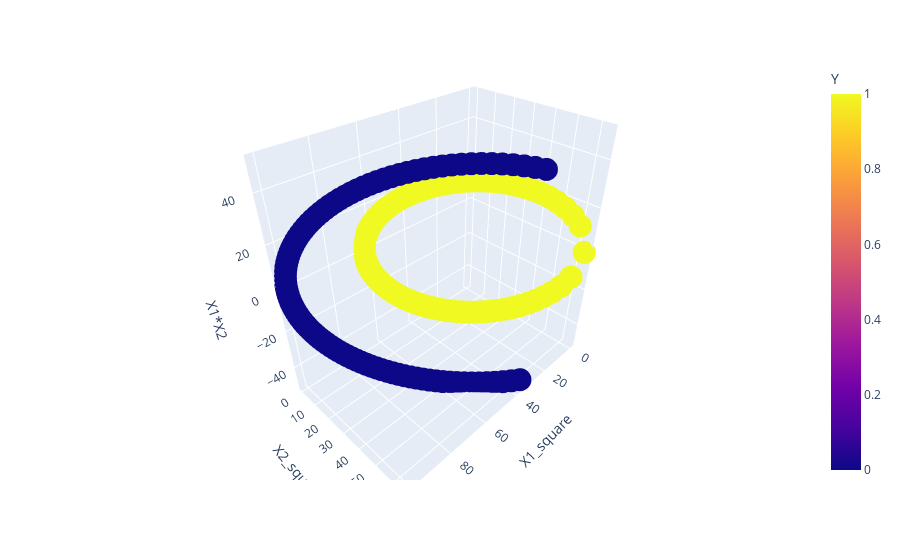

The cell this chart's notebook holds for it:
### Code cell
import plotly.express as px
fig=px.scatter_3d(df,x='X1_square',y='X2_square',z='X1*X2',color='Y')
fig.show()
plt.show()

### Figure 1 — Plotly figure (JSON) as saved in the notebook; plotly's stock layout.template omitted (floating-point values rounded to 4 significant figures; data arrays with more than 128 entries replaced by an {"elided": "..."} marker saying what was removed)
{"data": [{"hovertemplate": "X1_square=%{x}<br>X2_square=%{y}<br>X1*X2=%{z}<br>Y=%{marker.color}<extra></extra>", "legendgroup": "", "marker": {"color": {"elided": "400 int values"}, "coloraxis": "coloraxis", "symbol": "circle"}, "mode": "markers", "name": "", "scene": "scene", "showlegend": false, "type": "scatter3d", "x": {"elided": "400 float values"}, "y": {"elided": "400 float values"}, "z": {"elided": "400 float values"}}], "layout": {"autosize": true, "coloraxis": {"colorbar": {"title": {"text": "Y"}}, "colorscale": [[0, "#0d0887"], [0.1111, "#46039f"], [0.2222, "#7201a8"], [0.3333, "#9c179e"], [0.4444, "#bd3786"], [0.5556, "#d8576b"], [0.6667, "#ed7953"], [0.7778, "#fb9f3a"], [0.8889, "#fdca26"], [1, "#f0f921"]]}, "legend": {"tracegroupgap": 0}, "margin": {"t": 60}, "scene": {"aspectmode": "auto", "aspectratio": {"x": 1.16, "y": 0.7426, "z": 1.16}, "domain": {"x": [0, 1], "y": [0, 1]}, "xaxis": {"title": {"text": "X1_square"}, "type": "linear"}, "yaxis": {"title": {"text": "X2_square"}, "type": "linear"}, "zaxis": {"title": {"text": "X1*X2"}, "type": "linear"}}}}
